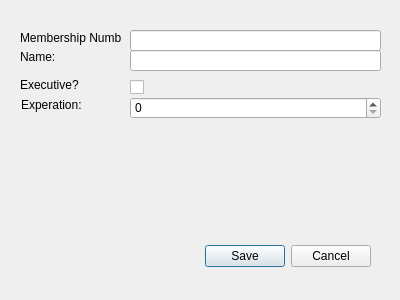
<?xml version="1.0" encoding="UTF-8"?>
<ui version="4.0">
 <class>Dialog</class>
 <widget class="QDialog" name="Dialog">
  <property name="geometry">
   <rect>
    <x>0</x>
    <y>0</y>
    <width>400</width>
    <height>300</height>
   </rect>
  </property>
  <property name="windowTitle">
   <string>Dialog</string>
  </property>
  <widget class="QDialogButtonBox" name="memberButtons">
   <property name="geometry">
    <rect>
     <x>30</x>
     <y>240</y>
     <width>341</width>
     <height>32</height>
    </rect>
   </property>
   <property name="orientation">
    <enum>Qt::Horizontal</enum>
   </property>
   <property name="standardButtons">
    <set>QDialogButtonBox::Cancel|QDialogButtonBox::Save</set>
   </property>
  </widget>
  <widget class="QLabel" name="memberMembershipLabel">
   <property name="geometry">
    <rect>
     <x>20</x>
     <y>30</y>
     <width>101</width>
     <height>16</height>
    </rect>
   </property>
   <property name="text">
    <string>Membership Number:</string>
   </property>
  </widget>
  <widget class="QLabel" name="memberNameLabel">
   <property name="geometry">
    <rect>
     <x>20</x>
     <y>50</y>
     <width>47</width>
     <height>13</height>
    </rect>
   </property>
   <property name="text">
    <string>Name:</string>
   </property>
  </widget>
  <widget class="QLabel" name="label">
   <property name="geometry">
    <rect>
     <x>20</x>
     <y>80</y>
     <width>61</width>
     <height>10</height>
    </rect>
   </property>
   <property name="text">
    <string>Executive?</string>
   </property>
  </widget>
  <widget class="QCheckBox" name="checkBox">
   <property name="geometry">
    <rect>
     <x>130</x>
     <y>78</y>
     <width>21</width>
     <height>19</height>
    </rect>
   </property>
   <property name="text">
    <string/>
   </property>
  </widget>
  <widget class="QLineEdit" name="lineEdit">
   <property name="geometry">
    <rect>
     <x>130</x>
     <y>30</y>
     <width>251</width>
     <height>21</height>
    </rect>
   </property>
  </widget>
  <widget class="QLineEdit" name="lineEdit_2">
   <property name="geometry">
    <rect>
     <x>130</x>
     <y>50</y>
     <width>251</width>
     <height>21</height>
    </rect>
   </property>
  </widget>
  <widget class="QLabel" name="memberNameLabel_2">
   <property name="geometry">
    <rect>
     <x>21</x>
     <y>97</y>
     <width>101</width>
     <height>16</height>
    </rect>
   </property>
   <property name="text">
    <string>Experation:</string>
   </property>
  </widget>
  <widget class="QSpinBox" name="spinBox">
   <property name="geometry">
    <rect>
     <x>130</x>
     <y>97</y>
     <width>251</width>
     <height>22</height>
    </rect>
   </property>
  </widget>
 </widget>
 <resources/>
 <connections>
  <connection>
   <sender>memberButtons</sender>
   <signal>accepted()</signal>
   <receiver>Dialog</receiver>
   <slot>accept()</slot>
   <hints>
    <hint type="sourcelabel">
     <x>248</x>
     <y>254</y>
    </hint>
    <hint type="destinationlabel">
     <x>157</x>
     <y>274</y>
    </hint>
   </hints>
  </connection>
  <connection>
   <sender>memberButtons</sender>
   <signal>rejected()</signal>
   <receiver>Dialog</receiver>
   <slot>reject()</slot>
   <hints>
    <hint type="sourcelabel">
     <x>316</x>
     <y>260</y>
    </hint>
    <hint type="destinationlabel">
     <x>286</x>
     <y>274</y>
    </hint>
   </hints>
  </connection>
 </connections>
</ui>
